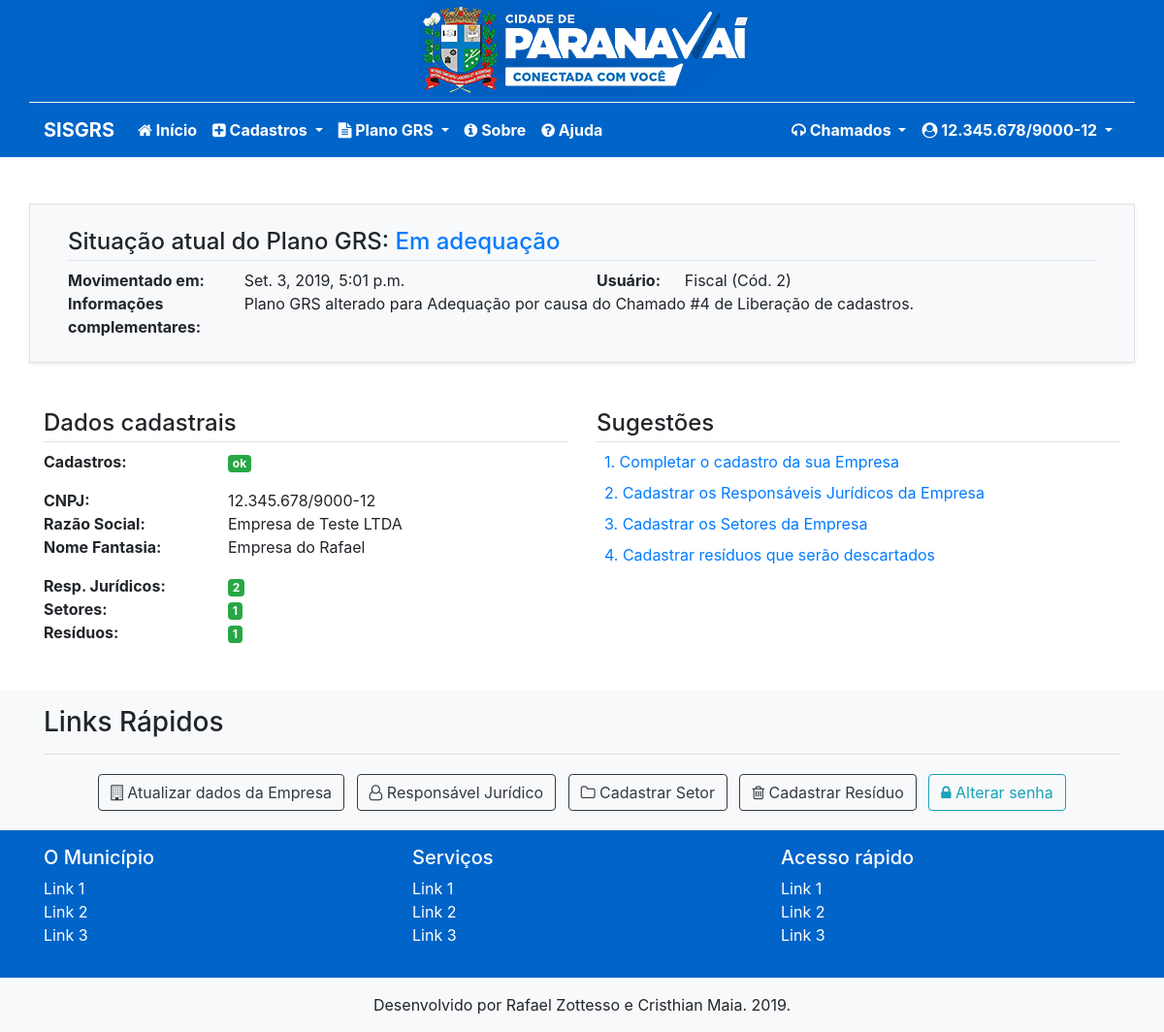
Screenshot of /home/ (signed in) with the database file from the repository.
### planogrs/models.py (models this page shows, shortened)
class Situacao(models.Model):
    user                        = models.ForeignKey(User, on_delete=models.PROTECT)
    movimentado_por = models.ForeignKey(
        User, on_delete=models.PROTECT, related_name="movimentado_por")
    data_movimentacao           = models.DateTimeField(auto_now_add=True, verbose_name="Data de movimentação")
    tipo_situacao               = models.ForeignKey(TipoSituacao, on_delete=models.PROTECT, verbose_name="Status da Situação")
    informacoes_complementares  = models.CharField(max_length=250, verbose_name="Informações Complementares",
        help_text="Este é o espaço que você tem para justificar a submissão do plano para essa Situação. Tamanho: 0/250.")
    class Meta:
        ordering            = ["data_movimentacao"]
        verbose_name        = "Situação"
        verbose_name_plural = "Situações"

class TipoSituacao(models.Model):
    nome                    = models.CharField(max_length=50, unique=True)
    cor                     = models.CharField(max_length=10, choices=CORES_BS4_CHOICES, default='primary')
    pode_alterar_cadastros  = models.CharField(
        max_length=2, choices=SIMNAO_CHOICES, verbose_name="Permitir alteração nos cadastros?",
        help_text="Se sim, irá permitir que a Empresa possa alterar os dados cadastrados no sistema.",
        default='n')

class Empresa(models.Model):
    user                            = models.OneToOneField(User, on_delete=models.PROTECT)
    cnpj                            = models.CharField(max_length=18, verbose_name="CNPJ", unique=True, validators=[validate_CNPJ])
    razao_social                    = models.CharField(max_length=100, verbose_name="Razão Social")
    nome_fantasia                   = models.CharField(max_length=100)
    cnae                            = models.ForeignKey(Cnae, on_delete=models.PROTECT, verbose_name="CNAE", null=True)
    atividade_especifica            = models.CharField(max_length=200, help_text="(Conforme Alvará)", null=True, blank=True, verbose_name="Atividade Específica")  # null
    inscricao_estadual              = models.CharField(max_length=50, null=True, blank=True, verbose_name="Inscrição Estadual")  # null
    cadastro_imobiliario            = models.CharField(max_length=50, verbose_name="Cadastro Imobiliário")
    cep                             = models.CharField(max_length=10, verbose_name="CEP")
    endereco                        = models.CharField(max_length=100, verbose_name="Endereço")
    bairro                          = models.CharField(max_length=100)
    numero                          = models.CharField(max_length=10, verbose_name="Número")
    complemento                     = models.CharField(max_length=100, null=True, blank=True)  # null
    telefone_comercial              = models.CharField(max_length=16)
    telefone_celular                = models.CharField(max_length=16)
    email                           = models.CharField(max_length=100, verbose_name="Email", help_text="Apenas para envio de notificações. Este não é o email para login ou recuperação de senha.")
    nome_tecnico                    = models.CharField(max_length=200, verbose_name="Nome")
    conselho_numero_tecnico         = models.CharField(max_length=50, verbose_name="Número conselho")
    rg_tecnico                      = models.CharField(max_length=20, verbose_name="RG")
    cpf_tecnico                     = models.CharField(max_length=14, verbose_name="CPF", validators=[validate_CPF])
    telefone_tecnico                = models.CharField(max_length=16, verbose_name="Telefone")
    email_tecnico                   = models.CharField(max_length=50, verbose_name="Email")
    art_num                         = models.CharField(max_length=50, verbose_name="Número ART")
    art_anexo                       = models.FileField(upload_to=user_directory_path, verbose_name="Anexo ART", null=True)
    licenca_iap                     = models.CharField(max_length=2, choices=SIMNAO_CHOICES, verbose_name="Possui licença no IAP?")
    num_lincenca                    = models.CharField(max_length=50, null=True, blank=True, verbose_name="Numero Licença")  # NULL
    num_protocolo                   = models.CharField(max_length=10, null=True, blank=True, verbose_name="Número de Protocolo")    # NULL
    data_validade                   = models.DateField(null=True, blank=True, verbose_name="Data de validade")   # NULL
    area_construida                 = models.CharField(max_length=250, verbose_name="Área Construída")
    descricao_empreendimento        = models.CharField(max_length=250, verbose_name="Descrição do Empreendimento")
    descricao_processo_produtivo    = models.CharField(max_length=250, null=True, blank=True, verbose_name="Descrição do Processo Produtivo")  # NULL
    metas_minimizacao               = models.CharField(max_length=250, null=True, blank=True, verbose_name="Metas de Minimização")  # NULL
    acoes_preventivas               = models.CharField(max_length=250, null=True, blank=True, verbose_name="Ações Preventivas")  # NULL
    class Meta:
        ordering = ["nome_fantasia"]

### planogrs/views.py (the view)
# urls.py: path('home/', IndexAutenticadoView.as_view(), name='index-auth'),
class IndexAutenticadoView(LoginRequiredMixin, TemplateView):
    login_url = reverse_lazy('login')
    template_name = "planogrs/index_auth.html"
    def get_context_data(self, *args, **kwargs):
        context = super(IndexAutenticadoView, self).get_context_data(
            *args, **kwargs)
        if self.request.user.groups.filter(name='Empresa').exists():
            context['responsaveis'] = ResponsavelJuridico.objects.filter(
                user=self.request.user).count()
            context['setores'] = Setor.objects.filter(
                user=self.request.user).count()
            context['residuos'] = ResiduosSetor.objects.filter(
                user=self.request.user).count()
            context['situacao_atual'] = Situacao.objects.filter(
                user=self.request.user).last()
        elif self.request.user.groups.filter(Q(name='Fiscal') | Q(name='Prefeitura')).exists():
            context['chamados'] = Chamado.objects.filter(
                fechado_em__isnull=True).count()
        return context

### planogrs/templatetags/my_filters.py (called while the page is built)
@register.filter(name='has_group')
def has_group(user, group_name):
    return user.groups.filter(name=group_name).exists()

### planogrs/templates/planogrs/index_auth.html (shortened to what this page needs)
{% extends 'planogrs/base.html' %}
{% load static %}
{% load crispy_forms_tags %}
{% load my_filters %}
{% block conteudo %}
<div class="container py-5">
    {% if request.user.is_authenticated %}
    {% if request.user.is_authenticated and request.user|has_group:"Empresa" %}
    <div class="row mb-5 border shadow-sm p-4 bg-light">
        <div class="col-md">
            <h4 class="border-bottom pb-1">
                Situação atual do Plano GRS:
                {% if situacao_atual.tipo_situacao.nome %}
                <span class="text-{{situacao_atual.tipo_situacao.cor}}">{{ situacao_atual.tipo_situacao.nome }}</span>
                {% else %}
                <span class="text-primary">Aguardando preenchimento</span>
                {% endif %}
            </h4>
            <div class="row">
                <div class="col-md-2">
                    <b>Movimentado em:</b>
                </div>
                <div class="col-md-4">
                    {{ situacao_atual.data_movimentacao }}
                </div>
                <div class="col-md-1">
                    <b>Usuário:</b>
                </div>
                <div class="col-md">
                    {% if situacao_atual.movimentado_por.first_name %}
                    {{ situacao_atual.movimentado_por.first_name }} (Cód. {{situacao_atual.movimentado_por.pk}})
                    {% elif situacao_atual.movimentado_por.empresa %}
                    {{ situacao_atual.movimentado_por.empresa.cnpj }}
                    {% else %}
                    {{ situacao_atual.movimentado_por }}
                    {% endif %}
                </div>
            </div>
            <div class="row">
                <div class="col-md-2">
                    <b>Informações complementares:</b>
                </div>
                <div class="col-md">
                    {{ situacao_atual.informacoes_complementares }}
                </div>
            </div>
        </div>
    </div>
    <div class="row">
        <div class="col-md">
            <h4 class="border-bottom pb-1">
                Dados cadastrais
            </h4>
            <div class="row">
                <div class="col-md-4">
                    <b>Cadastros:</b>
                </div>
                <div class="col-md">
                    {% if request.user.empresa.nome_fantasia %}
                    <span class="badge badge-success">
                        ok
                    </span>
                    {% else %}
                    <span class="badge badge-danger">
                        incompletos
                    </span>
                    {% endif %}
                </div>
            </div>
            <div class="row mt-3">
                <div class="col-md-4">
                    <b>CNPJ:</b>
                </div>
                <div class="col-md">
                    {{ request.user.empresa.cnpj }}
                </div>
            </div>
            <div class="row">
                <div class="col-md-4">
                    <b>Razão Social:</b>
                </div>
                <div class="col-md">
                    {{ request.user.empresa.razao_social }}
                </div>
            </div>
            <div class="row">
                <div class="col-md-4">
                    <b>Nome Fantasia:</b>
                </div>
                <div class="col-md">
                    {{ request.user.empresa.nome_fantasia }}
                </div>
            </div>
            <div class="row mt-3">
                <div class="col-md-4">
                    <b>Resp. Jurídicos:</b>
                </div>
                <div class="col-md">
                    {% if responsaveis > 0 %}
                    <span class="badge badge-success">
                    {% else %}
                    <span class="badge badge-warning">
                    {% endif %}
                        {{ responsaveis }}
                    </span>
                </div>
            </div>
            <div class="row">
                <div class="col-md-4">
                    <b>Setores:</b>
                </div>
                <div class="col-md">
                    {% if setores > 0 %}
                    <span class="badge badge-success">
                    {% else %}
                    <span class="badge badge-warning">
                    {% endif %}
                        {{ setores }}
                    </span>
                </div>
            </div>
            <div class="row">
                <div class="col-md-4">
                    <b>Resíduos:</b>
                </div>
                <div class="col-md">
                    {% if residuos > 0 %}
                    <span class="badge badge-success">
                        {{ residuos }}
                    </span>
                    {% else %}
                    <span class="badge badge-warning">
                        {{ residuos }}
                    </span>
                    {% endif %}
                </div>
            </div>
        </div>
        <div class="col-md">
            <h4 class="border-bottom pb-1">
                Sugestões
            </h4>
            <div class="">
                <a href="{% url 'alterar-empresa' request.user.empresa.pk %}" class="m-2 d-block">
                    1. Completar o cadastro da sua Empresa
                </a>
            </div>
            <div class="">
                <a href="{% url 'listar-responsaveljuridico' %}" class="m-2 d-block">
                    2. Cadastrar os Responsáveis Jurídicos da Empresa
                </a>
            </div>
            <div class="">
                <a href="{% url 'listar-setor' %}" class="m-2 d-block">
                    3. Cadastrar os Setores da Empresa
                </a>
            </div>
            <div class="">
                <a href="{% url 'listar-residuossetor' %}" class="m-2 d-block">
                    4. Cadastrar resíduos que serão descartados
                </a>
            </div>
        </div>
    </div>
    {% endif %}
    {% endif %}
</div>
{% endblock %}

### rows the page displays
Situacao: tipo_situacao.nome "Em adequação", data_movimentacao "Set. 3, 2019, 5:01 p.m.", movimentado_por.first_name "Fiscal", movimentado_por.pk "2", informacoes_complementares "Plano GRS alterado para Adequação por causa do Chamado #4 de Liberação de cadastros."

### other values shown
{{ request.user.empresa.cnpj }} "12.345.678/9000-12"
{{ request.user.empresa.razao_social }} "Empresa de Teste LTDA"
{{ request.user.empresa.nome_fantasia }} "Empresa do Rafael"
{{ responsaveis }} "2"
{{ setores }} "1"
{{ residuos }} "1"
